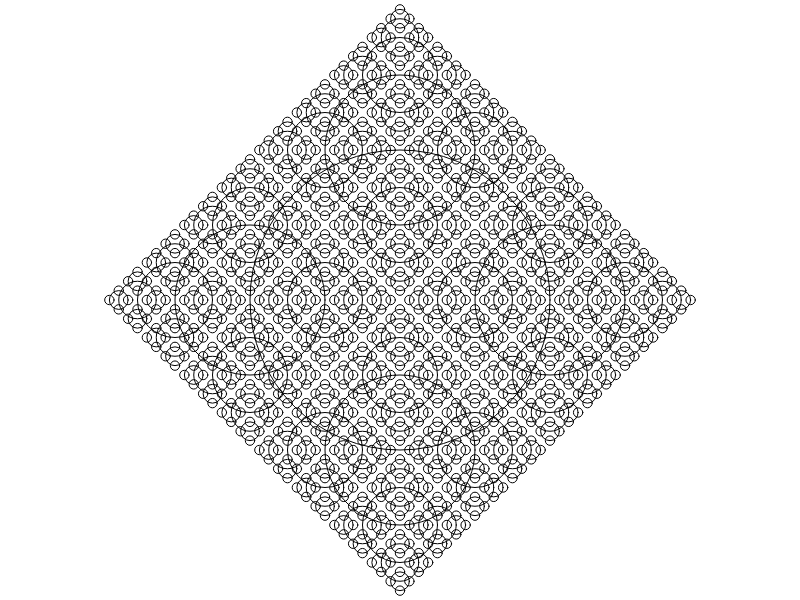
Frame 1 (no input)
Frame 2 (the mouse pressed at the canvas centre, redrawn once): identical to frame 1, image omitted

The p5.js sketch that drew this single still picture (run headless with seeded random() and noise() and a simulated clock; the mouse was pressed at the canvas centre and the sketch redrawn once):

// p5.js sketch
// ── sketch.js
function setup() {
  createCanvas(800, 600);
  noFill();
  background(255);
  drawCircle(width / 2, height / 2, 300);
}

function draw() {
  noLoop();
}

function drawCircle(x, y, r) {
  ellipse(x, y, r, r);

  if (r > 10) {
    // recursion: call the function inside the function!
    // x
    drawCircle(x - r / 2, y, r / 2);
    drawCircle(x + r / 2, y, r / 2);
    // y
    drawCircle(x, y - r / 2, r / 2);
    drawCircle(x, y + r / 2, r / 2);
  }
}
